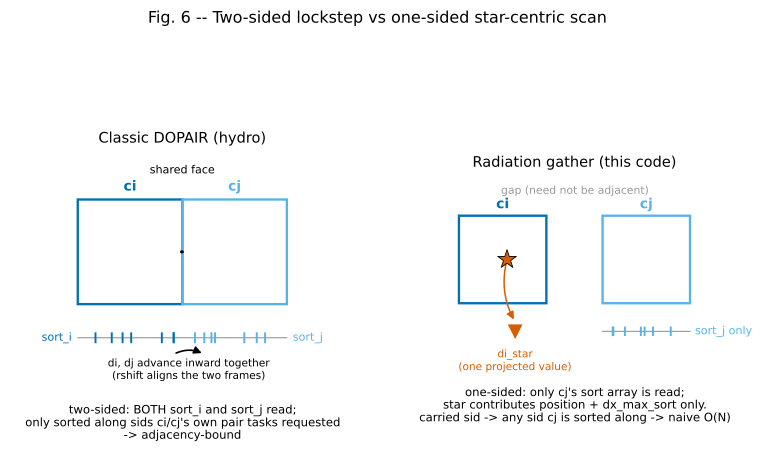

The Python source for this figure:
"""Figure 6: classic two-sided DOPAIR vs the one-sided radiation gather.

Left: the classic hydro sorted pair kernel (runner_doiact_functions_hydro.h)
walks BOTH cells' sort arrays in lockstep along their shared sid, using
rshift = shift . runner_shift[sid] to align the two cells' frames -- this
requires ci and cj to be sorted along the pair's own sid, which only their
own pair tasks populate, so it is adjacency-bound by construction.

Right: the radiation gather (runner_dopair_stars_hii_ionization_feedback,
:967-1083) only ever reads cj's sort array; the star contributes a single
projected position, not a second sorted list. It prefers the carried sid but
falls back to any axis cj is sorted along, and to an O(N) naive scan as a
last resort.
"""

from __future__ import annotations

import numpy as np
import matplotlib.pyplot as plt

from style import (
    BLACK,
    CANDIDATE_COLOR,
    GRAY,
    STAR_COLOR,
    WIRED_COLOR,
    draw_arrow,
    draw_box,
    save_figure,
    star_marker,
)


def _sort_ticks(
    ax, x0: float, x1: float, y: float, color: str, n: int = 7, seed: int = 0
):
    rng = np.random.default_rng(seed)
    xs = np.sort(rng.uniform(x0 + 0.05, x1 - 0.05, n))
    for x in xs:
        ax.plot([x, x], [y - 0.06, y + 0.06], color=color, lw=1.4, zorder=4)
    return xs


def make_figure(output_path: str) -> None:
    """Render and save fig6 (PNG + PDF) to ``output_path`` (no extension)."""
    fig, (axl, axr) = plt.subplots(1, 2, figsize=(8.0, 5.2), dpi=150)
    fig.patch.set_facecolor("white")

    # --- Left: classic two-sided lockstep DOPAIR -----------------------------
    w = 1.4
    draw_box(axl, (0, 1.0), w, w, edgecolor=WIRED_COLOR, lw=1.7)
    draw_box(axl, (w, 1.0), w, w, edgecolor=CANDIDATE_COLOR, lw=1.7)
    axl.text(
        w / 2,
        1.0 + w + 0.12,
        "ci",
        ha="center",
        fontsize=10,
        color=WIRED_COLOR,
        fontweight="bold",
    )
    axl.text(
        w + w / 2,
        1.0 + w + 0.12,
        "cj",
        ha="center",
        fontsize=10,
        color=CANDIDATE_COLOR,
        fontweight="bold",
    )
    axl.plot([w, w], [1.0, 1.0 + w], color=BLACK, lw=3.0, zorder=6)
    axl.text(w, 1.0 + w + 0.35, "shared face", ha="center", fontsize=8, color=BLACK)

    y_sort = 0.55
    xs_i = _sort_ticks(axl, 0, w, y_sort, WIRED_COLOR, seed=1)
    xs_j = _sort_ticks(axl, w, 2 * w, y_sort, CANDIDATE_COLOR, seed=2)
    axl.plot([0, 2 * w], [y_sort, y_sort], color=GRAY, lw=0.8, zorder=1)
    axl.text(
        -0.08, y_sort, "sort_i", ha="right", va="center", fontsize=8, color=WIRED_COLOR
    )
    axl.text(
        2 * w + 0.08,
        y_sort,
        "sort_j",
        ha="left",
        va="center",
        fontsize=8,
        color=CANDIDATE_COLOR,
    )

    # Lockstep pointers advancing inward from both ends.
    pid = xs_i[-2]
    pjd = xs_j[1]
    draw_arrow(
        axl,
        (pid, y_sort - 0.22),
        (pjd, y_sort - 0.22),
        color=BLACK,
        lw=1.2,
        connectionstyle="arc3,rad=-0.25",
        zorder=5,
    )
    axl.text(
        (pid + pjd) / 2,
        y_sort - 0.55,
        "di, dj advance inward together\n(rshift aligns the two frames)",
        ha="center",
        fontsize=7.6,
    )

    axl.text(
        w,
        -0.35,
        "two-sided: BOTH sort_i and sort_j read;\n"
        "only sorted along sids ci/cj's own pair tasks requested\n"
        "-> adjacency-bound",
        ha="center",
        va="top",
        fontsize=8.4,
    )

    axl.set_xlim(-0.9, 2 * w + 0.9)
    axl.set_ylim(-0.9, 1.0 + w + 0.65)
    axl.set_aspect("equal")
    axl.axis("off")
    axl.set_title("Classic DOPAIR (hydro)", fontsize=10.5)

    # --- Right: one-sided star-centric gather --------------------------------
    draw_box(axr, (0, 1.0), w, w, edgecolor=WIRED_COLOR, lw=1.7)
    draw_box(axr, (w + 0.9, 1.0), w, w, edgecolor=CANDIDATE_COLOR, lw=1.7)
    axr.text(
        w / 2,
        1.0 + w + 0.12,
        "ci",
        ha="center",
        fontsize=10,
        color=WIRED_COLOR,
        fontweight="bold",
    )
    axr.text(
        w + 0.9 + w / 2,
        1.0 + w + 0.12,
        "cj",
        ha="center",
        fontsize=10,
        color=CANDIDATE_COLOR,
        fontweight="bold",
    )
    axr.text(
        w + 0.45,
        1.0 + w + 0.35,
        "gap (need not be adjacent)",
        ha="center",
        fontsize=7.8,
        color=GRAY,
    )

    star_xy = (0.55 * w, 1.0 + 0.5 * w)
    star_marker(axr, star_xy, size=200)

    y_sort = 0.55
    xs_j = _sort_ticks(axr, w + 0.9, 2 * w + 0.9, y_sort, CANDIDATE_COLOR, seed=3)
    axr.plot([w + 0.9, 2 * w + 0.9], [y_sort, y_sort], color=GRAY, lw=0.8, zorder=1)
    axr.text(
        2 * w + 0.9 + 0.08,
        y_sort,
        "sort_j only",
        ha="left",
        va="center",
        fontsize=8,
        color=CANDIDATE_COLOR,
    )

    di_star = 0.9  # A point off to the left of cj's sort strip.
    axr.plot([di_star], [y_sort], marker="v", ms=9, color=STAR_COLOR, zorder=6)
    draw_arrow(
        axr,
        star_xy,
        (di_star, y_sort + 0.15),
        color=STAR_COLOR,
        lw=1.1,
        connectionstyle="arc3,rad=0.2",
        zorder=5,
    )
    axr.text(
        di_star,
        y_sort - 0.28,
        "di_star\n(one projected value)",
        ha="center",
        va="top",
        fontsize=7.6,
        color=STAR_COLOR,
    )

    axr.text(
        w + 0.45,
        -0.35,
        "one-sided: only cj's sort array is read;\n"
        "star contributes position + dx_max_sort only.\n"
        "carried sid -> any sid cj is sorted along -> naive O(N)",
        ha="center",
        va="top",
        fontsize=8.4,
    )

    axr.set_xlim(-0.9, 2 * w + 0.9 + 0.9)
    axr.set_ylim(-0.9, 1.0 + w + 0.65)
    axr.set_aspect("equal")
    axr.axis("off")
    axr.set_title("Radiation gather (this code)", fontsize=10.5)

    fig.suptitle(
        "Fig. 6 -- Two-sided lockstep vs one-sided star-centric scan",
        fontsize=11.5,
        y=0.995,
    )
    fig.tight_layout(rect=(0, 0, 1, 0.94))
    save_figure(fig, output_path)


if __name__ == "__main__":
    make_figure("fig6_contrast_dopair_vs_radiation")
